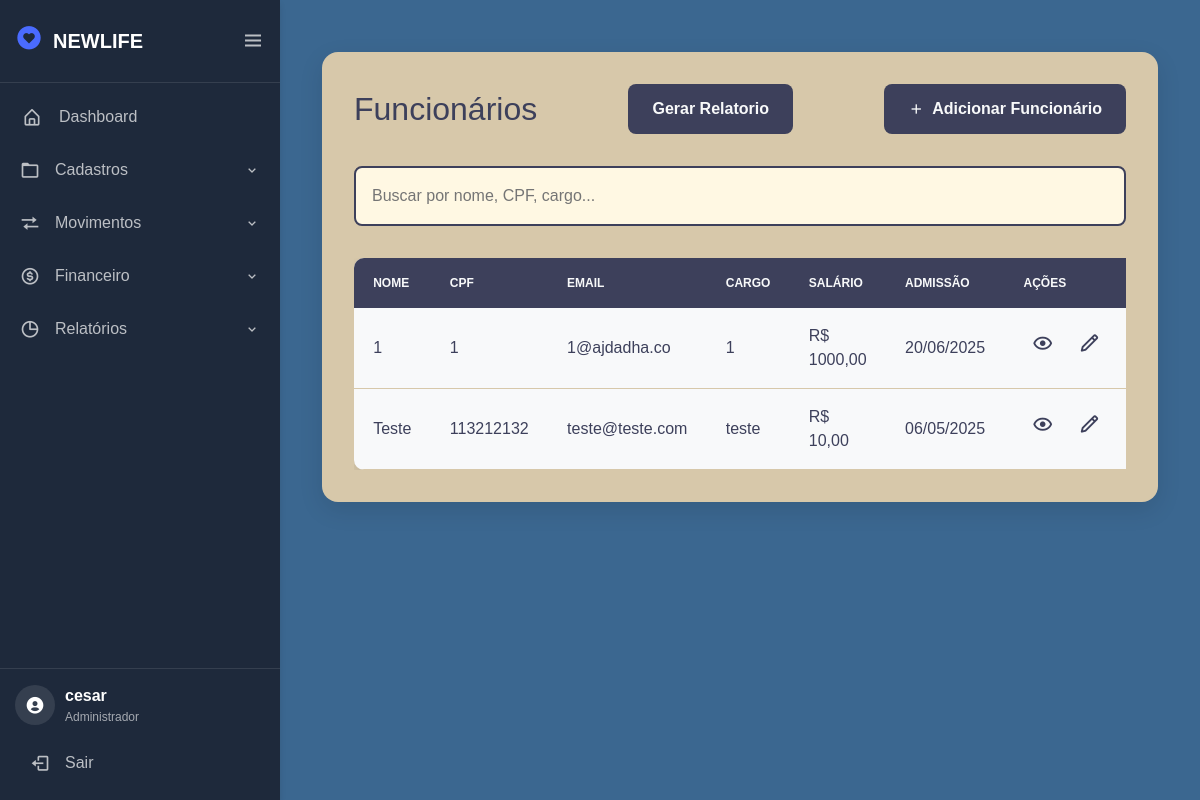
Screenshot of /tela/funcionario/ (signed in) with the database file from the repository.
### funcionario/models.py (models this page shows, shortened)
class Funcionarios(models.Model):
    nome = models.CharField(max_length=40)
    cpf = models.CharField(max_length=14, blank=True, unique=True)
    email = models.CharField(max_length=100, blank=True)
    cargo = models.CharField(max_length=100, blank=True)
    salario = models.DecimalField(max_digits=20, decimal_places=2, blank=True, null=True)
    data_admissao = models.DateTimeField(auto_now_add=True)
    telefone = models.CharField(max_length=20, blank=True)
    endereco = models.CharField(max_length=200, blank=True)
    cidade = models.CharField(max_length=100, blank=True)
    estado = models.CharField(max_length=100, blank=True)
    class Meta:
        ordering = ['nome']
        verbose_name = 'funcionário'
        verbose_name_plural = 'funcionários'

### funcionario/views.py (the view, shortened to what this page needs)
# urls.py: path('', views.tabelaFuncionarios, name='tabelaFuncionarios'),
@login_required(login_url="/login/")
def tabelaFuncionarios (request):
    funcionario = Funcionarios.objects.all().order_by('-id')
    return render(request, 'funcionarios.html', {
        'funcionario': funcionario,
    })

### funcionario/templates/funcionarios.html (shortened to what this page needs)
{% extends "tela.html" %}
{% load static %}
{% block 'head' %}
    <link rel="stylesheet" href="{% static 'css/funcionario.css' %}">
    <link href='https://unpkg.com/boxicons@2.1.4/css/boxicons.min.css' rel='stylesheet'>
{% endblock %}
{% block 'dashboard' %}
<div class="container-principal">
    <div class="header-pagina">
        <h1>Funcionários</h1>
        <a href="{% url 'relatoriofuncionarios' %}" class="botao-principal">Gerar Relatorio</a>
        <button type="button" class="botao-principal" id="open_add_modal_button">
            <i class='bx bx-plus'></i> Adicionar Funcionário
        </button>
    </div>
    <div class="caixa-busca">
        <input type="text" id="busca-funcionario" onkeyup="filtrarTabela()" placeholder="Buscar por nome, CPF, cargo...">
    </div>
    <div class="container-tabela">
        <table id="tabela-funcionarios">
            <thead>
                <tr>
                    <th>Nome</th><th>CPF</th><th>Email</th><th>Cargo</th><th>Salário</th><th>Admissão</th><th class="coluna-acao">Ações</th>
                </tr>
            </thead>
            <tbody>
                {% for fun in funcionario %}
                <tr data-id="{{ fun.id }}" data-nome="{{ fun.nome }}" data-cpf="{{ fun.cpf }}" data-email="{{ fun.email }}" data-cargo="{{ fun.cargo }}" data-salario="{{ fun.salario|stringformat:'.2f' }}" data-telefone="{{ fun.telefone }}" data-endereco="{{ fun.endereco }}" data-cidade="{{ fun.cidade }}" data-estado="{{ fun.estado }}" data-admissao="{{ fun.data_admissao|date:'d/m/Y' }}">
                    <td data-label="Nome">{{ fun.nome }}</td>
                    <td data-label="CPF">{{ fun.cpf }}</td>
                    <td data-label="Email">{{ fun.email }}</td>
                    <td data-label="Cargo">{{ fun.cargo }}</td>
                    <td data-label="Salário">R$ {{ fun.salario|floatformat:2 }}</td>
                    <td data-label="Admissão">{{ fun.data_admissao|date:"d/m/Y" }}</td>
                    <td data-label="Ações" class="coluna-acoes">
                        <button type="button" class="botao-tabela view" title="Visualizar"><i class='bx bx-show'></i></button>
                        <button type="button" class="botao-tabela edit" title="Editar"><i class='bx bx-pencil'></i></button>
                        <a href="{% url 'deletarFuncionario' fun.id %}" class="botao-tabela delete" title="Excluir"></a>
                    </td>
                </tr>
                {% endfor %}
            </tbody>
        </table>
    </div>
</div>
{% endblock %}

### estoque/templates/tela.html (shortened to what this page needs)
{% load static %}
<!doctype html>
<html lang="pt-BR">
<head>
  <link rel="stylesheet" href="https://cdn.jsdelivr.net/npm/bootstrap@4.6.1/dist/css/bootstrap.min.css">
  <link rel="stylesheet" href="{% static 'css/styletela.css' %}">
  <link rel="stylesheet" href="{% static 'css/general.css' %}">
  <link href="https://cdn.jsdelivr.net/npm/boxicons@latest/css/boxicons.min.css" rel='stylesheet'>
  <link rel="stylesheet" href="https://cdnjs.cloudflare.com/ajax/libs/animate.css/4.1.1/animate.min.css"/>
  {% block 'head' %}{% endblock %}
</head>
<body>
  <div class="sidebar-tech">
    <div class="logo-container">
      <div class="logo-tech">
        <div class="logo-icon"><i class='bx bxs-heart-circle'></i></div>
        <div class="logo-text">NEWLIFE</div>
      </div>
      <i class="bx bx-menu toggle-btn" id="sidebarToggle"></i>
    </div>
    <nav class="nav-tech">
      <ul class="nav-list">
        <li class="nav-item">
          <a href="{% url 'inicial' %}" class="nav-link">
            <i class="bx bx-home-alt"></i>
            <span class="link-text">Dashboard</span>
          </a>
        </li>
        <li class="nav-group">
          <div class="group-header">
            <i class="bx bx-folder"></i>
            <span class="group-title">Cadastros</span>
            <i class="bx bx-chevron-down group-arrow"></i>
          </div>
        </li>
        <li class="nav-group">
          <div class="group-header">
            <i class="bx bx-transfer"></i>
            <span class="group-title">Movimentos</span>
            <i class="bx bx-chevron-down group-arrow"></i>
          </div>
        </li>
        <li class="nav-group">
          <div class="group-header">
            <i class='bx bx-dollar-circle'></i>
            <span class="group-title">Financeiro</span>
            <i class="bx bx-chevron-down group-arrow"></i>
          </div>
        </li>
        <li class="nav-group">
          <div class="group-header">
            <i class="bx bx-pie-chart-alt"></i>
            <span class="group-title">Relatórios</span>
            <i class="bx bx-chevron-down group-arrow"></i>
          </div>
        </li>
      </ul>
    </nav>
    <div class="user-panel">
      <div class="user-info">
        <div class="user-avatar">
          <i class='bx bxs-user-circle'></i>
        </div>
        <div class="user-details">
          <div class="user-name">
            {% if request.user.is_authenticated %}
              {{ request.user.get_full_name|default:request.user.username }}
            {% else %}
              Visitante
            {% endif %}
          </div>
          <div class="user-role">
            {% if request.user.is_superuser %}
              Administrador
            {% elif request.user.is_staff %}
              Funcionário
            {% else %}
              Usuário Comum
            {% endif %}
          </div>
        </div>
      </div>
      <a href="{% url 'logout' %}" class="logout-btn">
        <i class="bx bx-log-out"></i>
        <span>Sair</span>
      </a>
    </div>
  </div>
  <section class="main-content">
    {% block 'dashboard'%}
    {% endblock %}
  </section>
</body>
</html>

### estoque/static/css/styletela.css (style rules this page uses)
:root { --primary-color: #4a6bff; --secondary-color: #6c757d; --success-color: #28a745; --danger-color: #dc3545; --warning-color: #ffc107; --info-color: #17a2b8; --light-color: #f8f9fa; --dark-color: #343a40; --sidebar-bg: #1e293b; --sidebar-width: 280px; --sidebar-collapsed-width: 80px; --transition-speed: 0.3s; --shadow: 0 4px 6px rgba(0, 0, 0, 0.1); --main-color: #d7c8aa; --dark-color: #3d405b; --light-color: #f8f9fa; --contrast-color: #f88863; --differential-color: #3b6790; --background-color: #fff8e3; }
body { background-color: var(--differential-color); }
.sidebar-tech { position: fixed; top: 0; left: 0; height: 100vh; width: var(--sidebar-width); background: var(--sidebar-bg); color: white; transition: all var(--transition-speed) ease; z-index: 1000; display: flex; flex-direction: column; box-shadow: var(--shadow); overflow: visible; }
.logo-container { display: flex; align-items: center; justify-content: space-between; padding: 20px 15px; border-bottom: 1px solid rgba(255, 255, 255, 0.1); }
.logo-tech { display: flex; align-items: center; gap: 10px; }
.logo-icon { font-size: 28px; color: var(--primary-color); }
.logo-text { font-size: 20px; font-weight: 600; white-space: nowrap; transition: opacity var(--transition-speed); }
.toggle-btn { font-size: 24px; cursor: pointer; transition: transform var(--transition-speed); color: rgba(255, 255, 255, 0.7); }
.nav-tech { flex: 1; overflow-y: auto; overflow-x: hidden; padding: 10px 0; }
.nav-list { list-style: none; padding: 0; margin: 0; }
.nav-item, .nav-group { margin-bottom: 5px; }
.nav-link { display: flex; align-items: center; padding: 12px 20px; color: rgba(255, 255, 255, 0.7); text-decoration: none; transition: all var(--transition-speed); position: relative; }
.nav-link::before { content: ''; position: absolute; left: 0; top: 0; height: 100%; width: 3px; background: var(--primary-color); transform: scaleY(0); transition: transform var(--transition-speed); }
.nav-link i { font-size: 20px; margin-right: 15px; min-width: 24px; text-align: center; }
.link-text { white-space: nowrap; transition: opacity var(--transition-speed); }
.nav-group { position: relative; }
.group-header { display: flex; align-items: center; padding: 12px 20px; cursor: pointer; color: rgba(255, 255, 255, 0.7); transition: all var(--transition-speed); }
.group-header i:first-child { font-size: 20px; margin-right: 15px; }
.group-title { flex: 1; white-space: nowrap; transition: opacity var(--transition-speed); }
.group-arrow { transition: transform var(--transition-speed); }
.user-panel { padding: 15px; border-top: 1px solid rgba(255, 255, 255, 0.1); margin-top: auto; }
.user-info { display: flex; align-items: center; margin-bottom: 15px; }
.user-avatar { width: 40px; height: 40px; border-radius: 50%; background: rgba(255, 255, 255, 0.1); display: flex; align-items: center; justify-content: center; margin-right: 10px; font-size: 20px; }
.user-details { flex: 1; overflow: hidden; }
.user-name { font-weight: 600; white-space: nowrap; transition: opacity var(--transition-speed); }
.user-role { font-size: 12px; color: rgba(255, 255, 255, 0.6); white-space: nowrap; transition: opacity var(--transition-speed); }
.logout-btn { display: flex; align-items: center; padding: 10px 15px; color: rgba(255, 255, 255, 0.7); text-decoration: none; border-radius: 5px; transition: all var(--transition-speed); width: 100%; }
.logout-btn i { font-size: 20px; margin-right: 15px; }
.main-content { margin-left: var(--sidebar-width); padding: 20px; min-height: 100vh; transition: margin-left var(--transition-speed); overflow-x: hidden; }
body, html { overflow-x: hidden; }
a { text-decoration: none !important; }

### estoque/static/css/general.css (style rules this page uses)
:root { --main-color: #d7c8aa; --dark-color: #3d405b; --light-color: #f8f9fa; --contrast-color: #f88863; --differential-color: #3b6790; --background-color: #fff8e3; }

### rows the page displays
Funcionarios: nome "1", cpf "1", email "1@ajdadha.co", cargo "1", salario "1000,00", data_admissao "20/06/2025"
Funcionarios: nome "Teste", cpf "113212132", email "teste@teste.com", cargo "teste", salario "10,00", data_admissao "06/05/2025"

### other values shown
{{ request.user.get_full_name|default:request.user.username }} "cesar"
